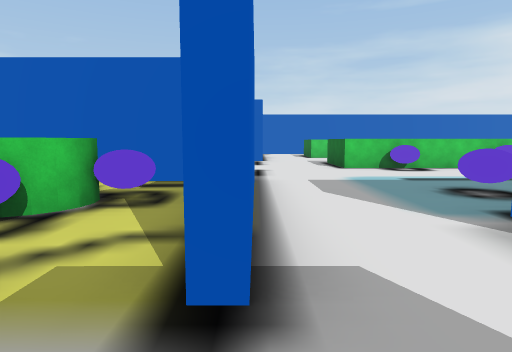
view 1 (above)

24 first-person views from a walk through a scene from a Unity 3-D project. The camera is 1.5 m above the floor, tilts 6° down and sees 75° across. The floor is counted in squares, 2 m on a side. Each view is taken from the middle of a square. On the plan, view 1 faces up. The plan holds only what a view shows up to about 11 squares ahead; the rest is blank. The place goes on beyond the plan. Some surface patterns are stand-ins.

view 2
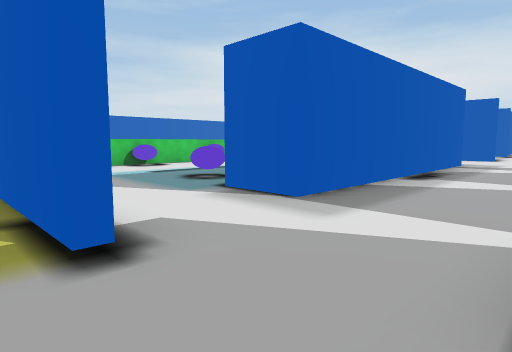

view 3
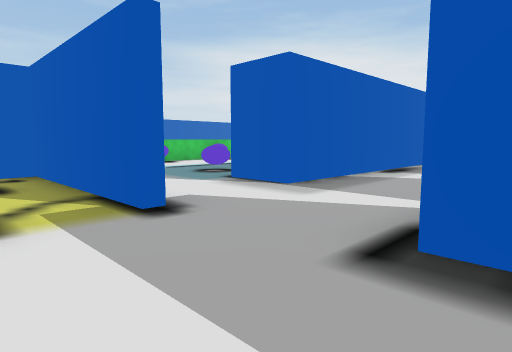

view 4
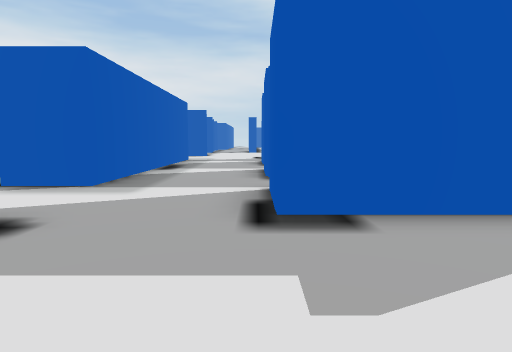

view 5
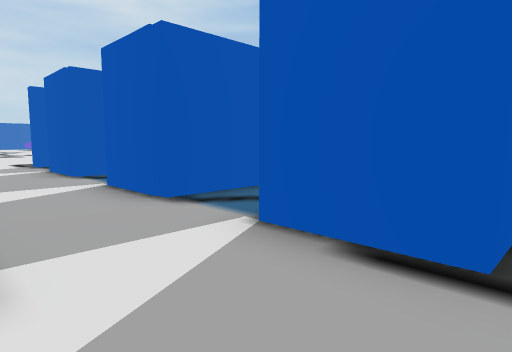

view 6
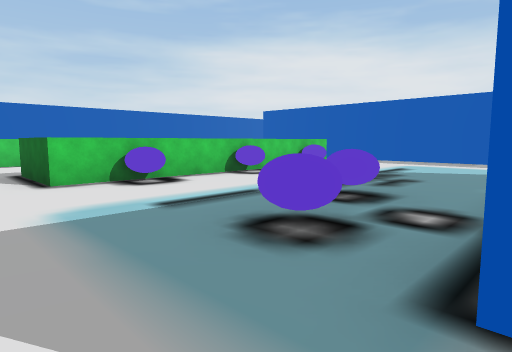

view 7
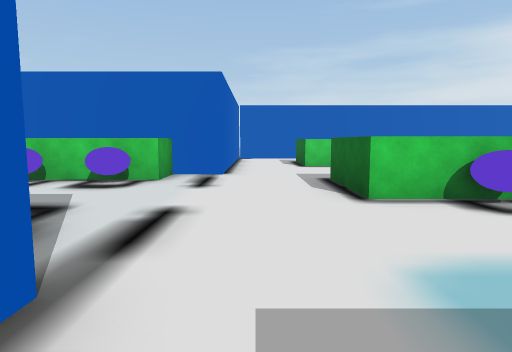

view 8
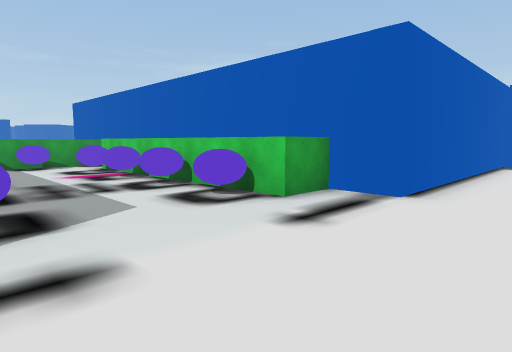

view 9
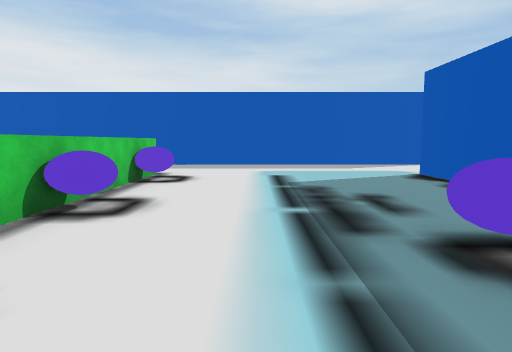

view 10
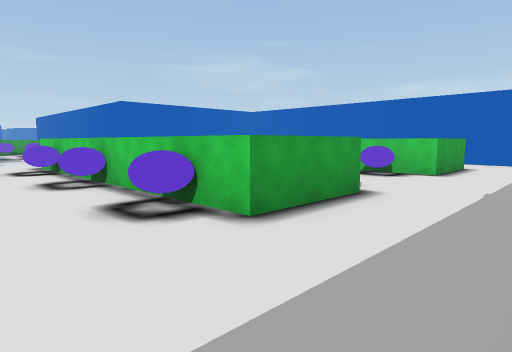

view 11
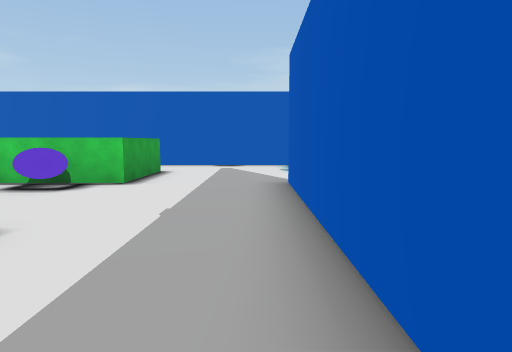

view 12
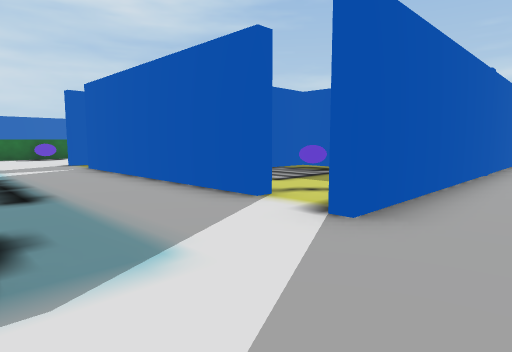

view 13
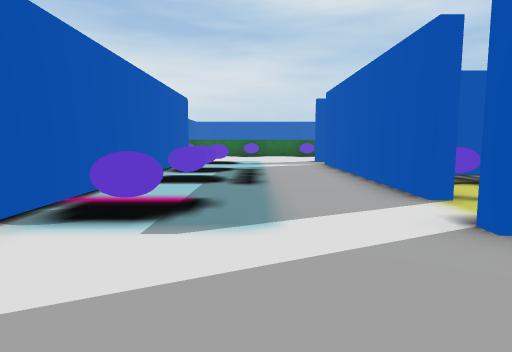

view 14
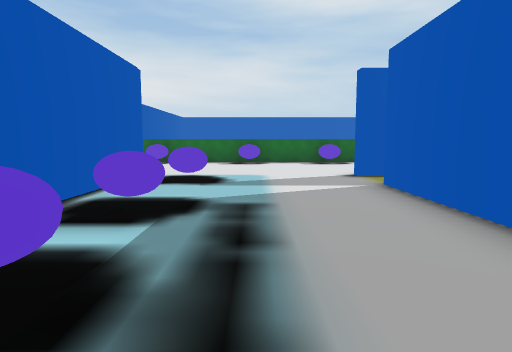

view 15
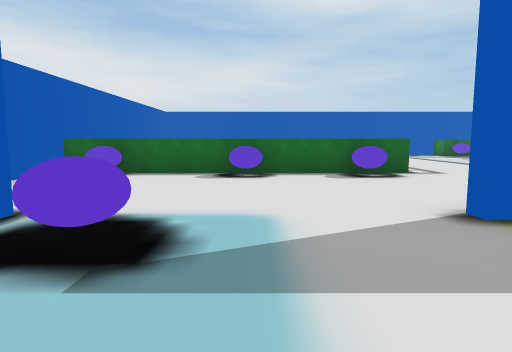

view 16
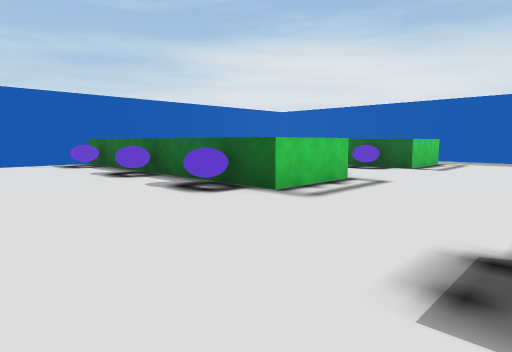

view 17
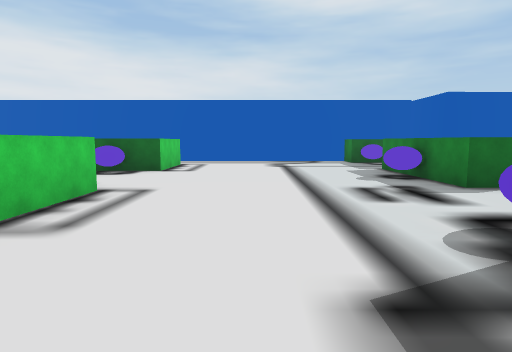

view 18
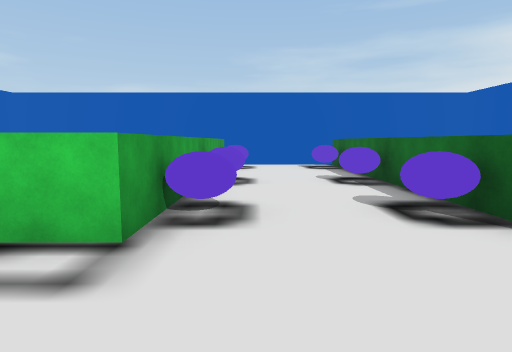

view 19
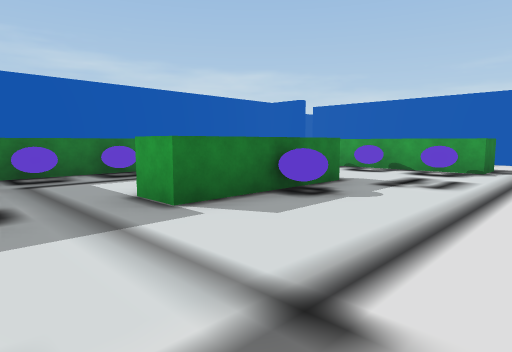

view 20
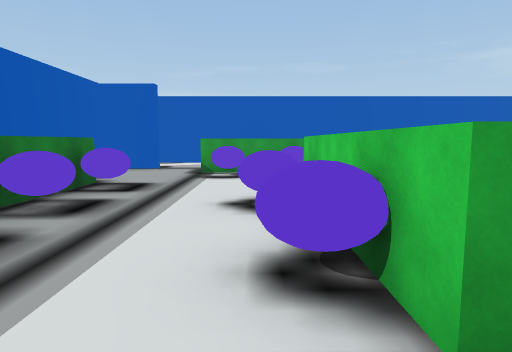

view 21
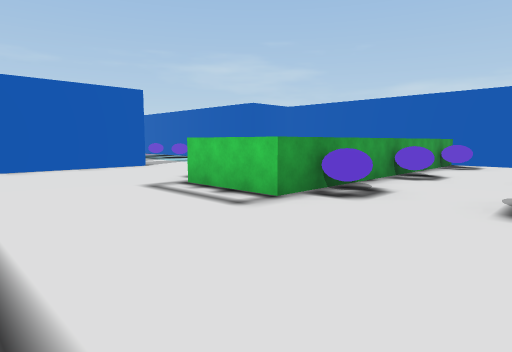

view 22
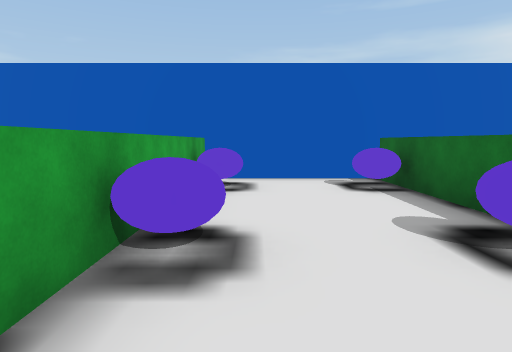

view 23
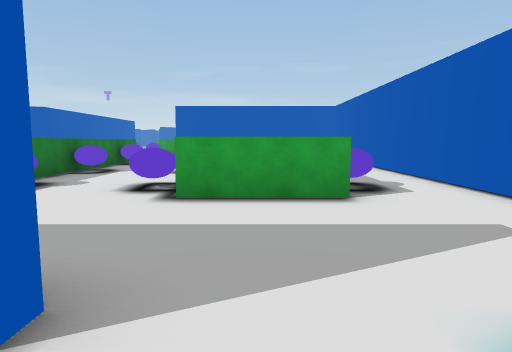

view 24
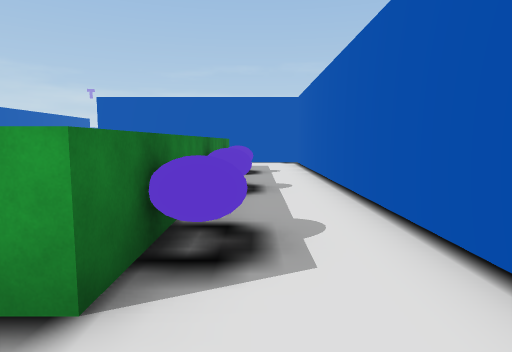

### Floor plan
Points are (right, up) in squares from view 1. A wall is a line through its corners. A room is listed if a view was taken in it or the views show most of it. See-through windows are left out.
Room 1 (views 1, 5)
walls: (3.9, -1.2) (5.9, -1.2); (0.4, -1.2) (2.2, -1.2); (5.4, 1.7) (2.5, 1.7)
ways out: opening at (0, 0.5) to room 2; opening at (1.5, 2.5) to room 3; opening at (3, -1); opening at (4.5, 0.5)
Room 2 (views 2, 3, 4)
walls: (0.4, -3.5) (0.4, -1.2)
ways out: opening at (0, 0.5) to room 1; opening at (-1, 2) to room 6
Room 3 (views 6, 7, 8, 9, 10, 11, 12, 13, 14, 15, 16, 17, 18, 19, 20, 21, 22, 23, 24)
walls: (15.2, 14.4) (15.2, 14.8) (21.8, 14.8); (23.4, 9.4) (23.4, 8); (10.6, 11.6) (10.6, 9.3) (2.5, 9.3) (2.5, 11.6); (23.1, 14.1) (23.1, 14.9); (13.6, 1.8) (13.6, 15.1) (14, 15.1); (23.4, 14.9) (23.4, 11.2); (25.9, 9.3) (27.1, 9.3) (27.1, 4.6); (10.6, 1.7) (7.4, 1.7); (26, 3.4) (26, 1.9) (29.6, 1.9); (7.8, 3.3) (10.6, 3.3); (23.4, 19.5) (0.2, 19.5); (4, 11.5) (8.4, 11.5); (28.9, 3.1) (35, 3.1); (30.3, 7.6) (34, 7.6) (34, 6.7) (30.3, 6.7) (30.3, 7.6); (7.6, -1.2) (9.5, -1.2); (3.2, 14.9) (2.5, 14.9) (2.5, 15.9); (2.5, 1.7) (2.5, 3.4); (2.4, 17.2) (10.6, 17.2) (10.6, 14.9) (8.4, 14.9); (-0.1, 6.6) (-0.1, 5.4); (-0.1, 3.6) (-0.1, 1.4); (30, 21.5) (30, 13.4) (27.8, 13.4) (27.8, 21.5); (-0.9, 12.6) (-0.9, 11.4) (-7.4, 11.4); (35.8, 13.4) (33.4, 13.4) (33.4, 21.5); (0.3, 20) (0.3, 12.5) (-5.1, 12.5); (34.8, 21.7) (25.5, 21.7); (-8.7, 12) (-8.7, 9.4)
ways out: opening at (1.5, 2.5) to room 1; opening at (15, 15) to room 4; opening at (8.5, 0.5); opening at (10, -1); opening at (22, 15); opening at (24.5, 3)
Room 4 (no view inside)
walls: (18.4, 9.5) (18.4, 12.6)
ways out: opening at (15, 15) to room 3
Room 5 (no view inside)
walls: (-0.3, 3.6) (-0.3, 6.2) (-3.5, 6.2)
ways out: opening at (-1, 4) to room 6; opening at (-2.5, 5.5)
Room 6 (no view inside)
walls: (-0.3, 1.4) (-0.3, 3.6)
ways out: opening at (-1, 2) to room 2; opening at (-1, 4) to room 5; opening at (-2.5, 3)

Where each view was taken, in squares from view 1:
view 1: 0 up, 0 right, facing up
view 2: 1 down, 1 left, facing up-right
view 3: 2 down, 2 left, facing up-right
view 4: 1 down, 3 left, facing right
view 5: 1 up, 0 right, facing down-right
view 6: 3 up, 1 right, facing up-right
view 7: 5 up, 1 right, facing up
view 8: 8 up, 2 right, facing up-left
view 9: 7 up, 3 right, facing right
view 10: 7 up, 13 right, facing up-left
view 11: 9 up, 13 right, facing up
view 12: 18 up, 12 right, facing down-right
view 13: 17 up, 11 right, facing right
view 14: 17 up, 16 right, facing right
view 15: 17 up, 20 right, facing right
view 16: 10 up, 24 right, facing up-right
view 17: 11 up, 25 right, facing right
view 18: 11 up, 31 right, facing up
view 19: 11 up, 36 right, facing down-left
view 20: 6 up, 35 right, facing left
view 21: 10 up, 33 right, facing up-left
view 22: 15 up, 31 right, facing up
view 23: 16 up, 15 right, facing left
view 24: 18 up, 12 right, facing left
